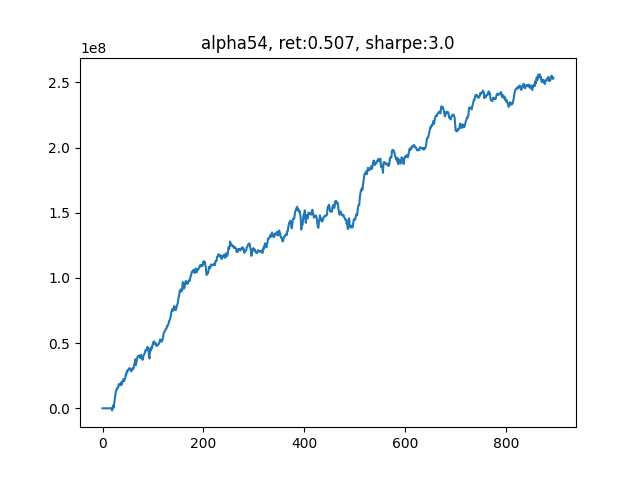

Here is the Python script that generated this plot:
'''
v_1.4
alpha101单因子测试
'''

from __future__ import print_function
import logging


import os
import time
import numpy as np
import pandas as pd
import matplotlib.pyplot as plt

import scipy.optimize as sco
from sklearn import preprocessing
from sklearn.linear_model import LinearRegression

import multiprocessing as mp
from concurrent.futures import ProcessPoolExecutor, as_completed



import warnings
warnings.filterwarnings("ignore")



############################ Define our factors ####################################### 
def RSIIndividual(data):
    t = 6                           # 需要6天的历史数据
    close = np.array(data)[:, 5]    # 股票N天的close数据
    delta = np.diff(close)     

    delta = pd.Series(delta)
    up, down = delta.copy(), delta.copy()
    up[up < 0] = 0
    down[down > 0] = 0
    roll_up1 = up.ewm(span=5).mean()                      # 上涨天数的指数移动平均
    roll_down1 = down.abs().ewm(span=5).mean()            # 下跌天数的指数移动平均
    RS1 = roll_up1 / roll_down1
    RSI1 = 100.0 - (100.0 / (1.0 + RS1))

    return -RSI1.iloc[-1]


def SixDayRS(data):
    '''
    六日收益率反转
    '''
    t = 6                           # 需要6天的历史数据
    close = np.array(data)[:, 5]    # 股票N天的close数据    
    return -(close[-1]/close[-t] - 1) 

def MOM(data):
    t = 6                           # 需要6天的历史数据
    close = np.array(data)[:, 5]    # 股票N天的close数据
    delta = np.diff(close)     

    delta = pd.Series(delta)
    up, down = delta.copy(), delta.copy()
    up[up < 0] = 0
    down[down > 0] = 0
    roll_up1 = up.ewm(span=5).mean()                      # 上涨天数的指数移动平均
    roll_down1 = down.abs().ewm(span=5).mean()            # 下跌天数的指数移动平均
    RS1 = roll_up1 / roll_down1
    RSI1 = 100.0 - (100.0 / (1.0 + RS1))

    six_day_rs = -(close[-1]/close[-t] - 1) 

    return (-RSI1.iloc[-1] + six_day_rs)/2

def Size(data):
    '''
    市值（收盘价近似代替）
    '''
    t = 6                                   # 需要6天的历史数据
    close = np.array(data)[:, 5]            # 股票N天的close数据
    size = np.log(close)         # 按行求均值
    size = pd.Series(size)
    size = size.rolling(window=5).mean()

    return -size.iloc[-1]


def VolumePct(data):
    '''
    成交量变化率
    '''
    t = 6                                      # 需要6天的历史数据
    volume = np.array(data)[:, 6]              # 股票N天的volume数据
    
    volume = pd.Series(volume)
    # v_pct = np.abs(volume.pct_change(1))
    v_pct = volume.pct_change(3)
    v_pct = v_pct.rolling(window=5).mean()
    return -v_pct.iloc[-1]

###############################   Alpha 101   ##############################
def Alpha6(data):
    _open = pd.Series(np.array(data)[:, 2])                # 开盘价
    volume = pd.Series(np.array(data)[:, 6])              # 股票N天的volume数据
    alpha6 = _open.rolling(window=10).corr(volume)
    return -1*alpha6.iloc[-1]

def Alpha7(data):
    close = pd.Series(np.array(data)[:, 5])
    amount = pd.Series(np.array(data)[:, 7])              # 股票N天的amount数据
    mean_amount = amount.rolling(window=5).mean().iloc[-1]
    if mean_amount<amount.iloc[-1]:
        delta = close.diff(3).abs().iloc[-10:]
        delta_rank = delta.rank()
        return -1*delta_rank.iloc[-1]*np.sign(delta.iloc[-1])
    else:
        return -1

def Alpha12(data):
    close = pd.Series(np.array(data)[:, 5])
    amount = pd.Series(np.array(data)[:, 7])              # 股票N天的amount数据
    _sign = np.sign(amount.diff(1).iloc[-1])
    delta = close.diff(1)
    return -1*_sign*delta.iloc[-1]

def Alpha23(data):
    high = pd.Series(np.array(data)[:, 3])
    _mean = high.rolling(10).mean()
    _delta = high.diff(2)
    if _mean.iloc[-1]<high.iloc[-1]:
        return -1*_delta.iloc[-1]
    else:
        return 0

def Alpha26(data):
    high = pd.Series(np.array(data)[:, 3])[-10:]
    amount = pd.Series(np.array(data)[:, 7])[-10:]
    high_rank = high.rank()
    amount_rank = amount.rank()
    _corr = amount_rank.rolling(window=5).corr(high_rank)
    res = _corr.rolling(window=3).max()

    return -1*res.iloc[-1]

def Alpha28(data):
    high = pd.Series(np.array(data)[:, 3])
    low = pd.Series(np.array(data)[:, 4])
    close = pd.Series(np.array(data)[:, 5])
    amount = pd.Series(np.array(data)[:, 7])
    adv10 = amount.rolling(window=10).mean().fillna(0)
    _corr = adv10.rolling(window=5).corr(low).fillna(0)
    _scale = _corr+(high+low)/2-close
    _scale /= _scale.abs().sum()
    
    return _scale.iloc[-1]

def Alpha41(data):
    high = np.array(data)[:, 3][-1]
    low = np.array(data)[:, 4][-1]
    volume = np.array(data)[:, 6][-1]
    amount = np.array(data)[:, 7][-1]

    return np.sqrt(high*low) - amount/volume

def Alpha43(data):
    close = pd.Series(np.array(data)[:, 5])
    amount = pd.Series(np.array(data)[:, 7])
    adv10 = amount.rolling(10).mean()
    amount_rank = (amount/adv10).rank()
    delta = (-1*close.diff(4)).iloc[-4:]
    delta_rank = delta.rank()

    return amount_rank.iloc[-1]*delta_rank.iloc[-1]

def Alpha46(data):
    close = np.array(data)[:, 5]
    condition1 = (close[-20]-close[-10])/10 - (close[-10]-close[-1])/10
    if condition1 > 0.25:
        return -1
    elif condition1 < 0:
        return 1
    else:
        return -1*(close[-1]-close[-2])

def Alpha49(data):
    close = np.array(data)[:, 5]
    condition1 = (close[-20]-close[-10])/10 - (close[-10]-close[-1])/10
    if condition1 < -0.1:
        return 1
    else:
        return -1*(close[-1]-close[-2])

def Alpha51(data):
    close = np.array(data)[:, 5]
    condition1 = (close[-20]-close[-10])/10 - (close[-10]-close[-1])/10
    if condition1 < -0.05:
        return 1
    else:
        return -1*(close[-1]-close[-2])

def Alpha53(data):
    high = np.array(data)[:, 3]
    low = np.array(data)[:, 4]
    close = np.array(data)[:, 5]
    x1 = ((close[-1]-low[-1])-(high[-1]-close[-1]))/(close[-1]-low[-1])
    x9 = ((close[-9]-low[-9])-(high[-9]-close[-9]))/(close[-9]-low[-9])

    return -1*(x1-x9)

def Alpha54(data):
    _open = np.array(data)[:, 2]
    _high = np.array(data)[:, 3]
    _low = np.array(data)[:, 4]
    _close = np.array(data)[:, 5]
    fenzi = -1*(_low[-1]-_close[-1])*(_open[-1]**5)
    fenmu = (_low[-1]-_high[-1])*(_close[-1]**5)
    return fenzi/fenmu


###############################   并行计算因子   ##############################
def each_task(_key, _array):
    factors = []
    # factors.append(RSIIndividual(_array))
    # factors.append(SixDayRS(_array))
    # factors.append(Size(_array))
    # factors.append(VolumePct(_array))
    factors.append(Alpha54(_array))
    return (_key, factors)

def mp_task(batch, data):
    res = []
    for _key in batch:
        res.append(each_task(_key, data[_key]))
    return res

def _batch(stock_list):
    num_of_stock = len(stock_list)
    batch_size = num_of_stock // os.cpu_count()
    for i in range(0, num_of_stock, batch_size):
        yield stock_list[i: i+batch_size]

###############################   回归法估计因子权重   ##############################
def factor_regression(factors_record, pct_record, i):
    X = factors_record[-(i+2)]
    X[np.isnan(X)] = 0
    Y = pct_record[-i]
    Y[np.isnan(Y)] = 0
    reg = LinearRegression()
    # print("X", X)
    # print("Y", Y)
    reg.fit(X,Y)   
    factor_weight = list(reg.coef_)
    factor_weight.append(reg.intercept_)
    
    return factor_weight

###############################   有效前沿计算个股权重   ##############################
def portfolio_annualised_performance(weights, mean_returns, cov_matrix):
    returns = np.sum(mean_returns*weights ) *252
    std = np.sqrt(np.dot(weights.T, np.dot(cov_matrix, weights))) * np.sqrt(252)
    return std, returns

def neg_sharpe_ratio(weights, mean_returns, cov_matrix, risk_free_rate):
    p_var, p_ret = portfolio_annualised_performance(weights, mean_returns, cov_matrix)
    return -(p_ret - risk_free_rate) / p_var

def max_sharpe_ratio(mean_returns, cov_matrix, risk_free_rate):
    num_assets = len(mean_returns)
    args = (mean_returns, cov_matrix, risk_free_rate)
    constraints = ({'type': 'eq', 'fun': lambda x: np.sum(x) - 1})
    bound = (0.0,1.0)
    bounds = tuple(bound for asset in range(num_assets))
    result = sco.minimize(neg_sharpe_ratio, num_assets*[1./num_assets,], args=args,
                        method='SLSQP', bounds=bounds, constraints=constraints)
    return result

###############################   计算仓位收益率   ##############################
def calculate_pct(all_data, position, my_sequence):

    # t+2 和 t+1 的价差
    delta = all_data[all_data['Date'] == my_sequence+2]['Close'].values - \
            all_data[all_data['Date'] == my_sequence+1]['Close'].values

    profit = position @ delta
    return profit



# 因子或是回归最多利用过去10天的数据
MAX_NUM_RECORD = 10
num_of_holding = 100
leverage = 1
my_sequence = 0        # 当前日期
cur_capital = 5e8          # 初始资金
fee = 1.5e-4           # 手续费率

data = {}               # 储存一段时间的行情
yesterday_close = []    # 记录昨日收盘价，用于计算当日收益率
pct_record = []         # 记录每日收益率
factors_record = []     # 记录每日因子值
factors_weight = []     # 因子加权权重
capital_record = []     # 记录资金变动

file_name = r"./CONTEST_DATA_TEST_100_1.csv"
all_data = pd.read_csv(file_name, 
                    usecols=[0,1,2,3,4,5,6,7], 
                    names=['Date','Instrument','Open','High','Low','Close','Volume','Amount'])


daily_data = all_data[all_data['Date']==my_sequence].values
num_of_stock = daily_data.shape[0]
stock_list = np.arange(num_of_stock)

print(daily_data.shape)

# 每一支股票单独存在字典里
for i in range(num_of_stock):
    data[i] = []
    data[i].append(daily_data[i])

stock_batch = list(_batch(stock_list))
# print(stock_batch)

total_days = 900
mp.set_start_method('fork')

while(my_sequence<total_days-5):
    my_sequence += 1
    all_factors = [[]] * num_of_stock     # 每个股票的所有因子是一行
    
    start =  time.time()
    capital_record.append(cur_capital-5e8)
    print('current day: {}, current capital: {}......\n'.format(my_sequence, cur_capital))

    daily_data = all_data[all_data['Date']==my_sequence].values
    daily_data = daily_data[:, 0:8]
    today_close = daily_data[:, 5]                    # 当日收盘价
    if len(yesterday_close)>0:                        # 从第二天开始算起
        pct = (today_close - yesterday_close)/yesterday_close
        pct_record.append(pct)

    num_of_stock = daily_data.shape[0]
    stock_list = np.arange(num_of_stock)

    print(daily_data.shape)

    # 每一支股票单独存在字典里
    for i in range(num_of_stock):
        data[i].append(daily_data[i])

    use_time = time.time() - start
    print("Time of 🍦: ", round(use_time,2))

    if len(data[0]) >= 20:

        with ProcessPoolExecutor() as executor:
            futures = [executor.submit(mp_task, batch, data) for batch in stock_batch]
            for future in as_completed(futures):
                factors_batch = future.result()
                for i in range(len(factors_batch)):
                    _key, factors = factors_batch[i]
                    # print(_key, factors)
                    all_factors[_key] = factors

        # print(all_factors)
        print(len(all_factors))                                               # N * K

        use_time = time.time() - start
        print("Time of 🍎: ", round(use_time,2))

        all_factors = np.array(all_factors)
        all_factors[np.isnan(all_factors)] = 0                                # 处理空值
        all_factors[np.isinf(all_factors)] = 0                                # 处理无限值
        all_factors = preprocessing.scale(all_factors)              # 按列z-score标准化
        # all_factors = np.hstack(([[1]]*num_of_stock, all_factors))            # 每一行最左侧插入[1]
        factors_record.append(all_factors)                                    # T * N * (K)，储存一段时间的因子值，用于计算因子收益率
        num_of_factor = all_factors.shape[1]
        
        if len(factors_weight) == 0:
            final_factors = np.array(all_factors).mean(axis=1)
        else:
            final_factors = np.hstack((all_factors, [[1]]*num_of_stock)) @ np.array(factors_weight)
        
        use_time = time.time() - start
        print("Time of 🍌: ", round(use_time,2))

        _rank = np.argsort(np.argsort(final_factors))    # 0-499，多因子等权组合之后的排序值
        _pos = np.array([0]*num_of_stock)
        
        _buy_line = num_of_stock-num_of_holding/2
        _sell_line = num_of_holding/2
        _pos[_rank>=_buy_line] = 1
        _pos[_rank<_sell_line] = -1
        
        position = _pos * cur_capital * leverage / num_of_holding / today_close
        position[np.isnan(position)] = 0
        position = position.astype(int)
        print("len of position: ", len(position))
        # print(position)
        daily_profit = calculate_pct(all_data, position, my_sequence)
        cur_capital += daily_profit
        cur_capital *= (1-fee)          # 扣除手续费

        use_time = time.time() - start
        print("Time of 🍊: ", round(use_time,2))

        if len(factors_record) >= 10:
            # 其实只做了8次回归，取平均值
            factors_weight = []
            
            # with ProcessPoolExecutor() as executor:
            #     futures = [executor.submit(factor_regression, factors_record, pct_record, i+1) for i in range(len(factors_record)-2)]
            #     for future in as_completed(futures):
            #         factors_weight.append(future.result())
            
            # factors_weight = np.array(factors_weight).mean(axis=0)
            # factors_weight /= np.sum(factors_weight)

            # print("factors_weight: ", factors_weight)
            # if len(factors_record) >= 20: factors_record.pop(0)

        use_time = time.time() - start
        print("Time of 🍐: ", round(use_time,2))

        # 删除最老的一天的数据
        if len(data[0]) >= 20:
            for i in range(num_of_stock):
                data[i].pop(0)
        
        use_time = time.time() - start
        print("Time of 🍉: ", round(use_time,2))

    # use_time = time.time() - start
    # print("Time of posting position: %s", use_time)
    # time.sleep(0.1)
    
    yesterday_close = today_close

total_return = round(capital_record[-1]/5e8, 4)
daily_pct = pd.Series(capital_record)+5e8
daily_pct = daily_pct.pct_change()
sharpe = daily_pct.mean() / daily_pct.std() * np.sqrt(252)
sharpe = np.round(sharpe)

_name = 'alpha54'
plt.figure()
plt.plot(capital_record)
_title = "{}, ret:{}, sharpe:{}".format(_name, total_return, sharpe)
plt.title(_title)
plt.savefig('backtest_{}.png'.format(_name))

factors_record = np.array(factors_record)[:,:,0]
pd.DataFrame(factors_record).to_csv('factors_{}.csv'.format(_name))
